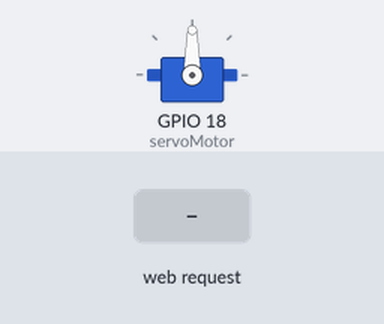
Simulated run of this sketch. Board: ESP32. On the bench: servo. The test bench sets the inputs (shaded band). WiFi joins after 1.5 s; servers stay silent unless stated; what the sketch prints to the serial monitor is not drawn.

Above: at 3.7 s.
3.8 s: HTTP request GET /acao received
At 4.05 s:
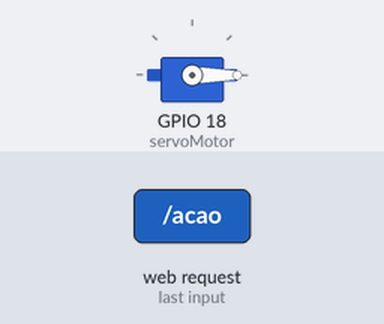
At 5.4 s:
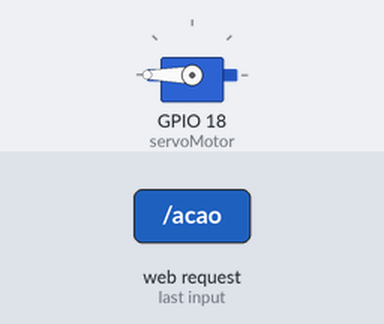
Timing chart, 0 to 6.9 s (numbered marks = the images above; inputs shaded):
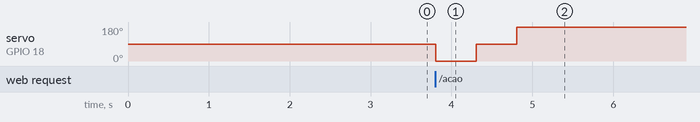

Measured:
- after the input at 3.8 s, servo on GPIO 18 (servoMotor): 90° → 0° at once, → 90° 0.50 s later, → 180° 0.50 s later

The sketch:

sketch.ino
```cpp
#include <stdio.h>
#include "freertos/FreeRTOS.h"
#include "freertos/task.h"
#include <WiFi.h>
#include <WebServer.h>
#include <ESP32Servo.h>

const char* ssid = "Wokwi-GUEST";
const char* password = "";

WebServer server(80);

Servo servoMotor;

void handleAcao() { // acao ao receber a requisicao
  Serial.println("✅ Requisição recebida em /acao!");

  String nome = "";

  if (server.hasArg("nome")) { // caso envie algum parametro com noem para testar
    nome = server.arg("nome");
  }

  Serial.print("📩 Recebido parâmetro nome: ");
  Serial.println(nome);

  // Movimento do servo
  servoMotor.write(0);
  delay(500);
  servoMotor.write(90);
  delay(500);
  servoMotor.write(180);
  delay(500);

  //retorno request
  server.send(200, "text/plain", "Ação recebida com sucesso!");
}

void setup() {
  Serial.begin(9600);
  delay(1000);

  // Conectando no WiFi real
  Serial.println("Conectando ao WiFi...");
  WiFi.begin(ssid, password,6);

  while (WiFi.status() != WL_CONNECTED) {
    delay(500);
    Serial.print(".");
  }

  Serial.println("");
  Serial.println("WiFi conectado!");
  Serial.print("Endereço IP: ");
  Serial.println(WiFi.localIP());

  // Liga o servo no pino 18 (pode mudar)
  servoMotor.attach(18);

  // Rota GET
  server.on("/acao", HTTP_GET, handleAcao);

 // Inicia o servidor
  server.begin();
  Serial.println("Servidor iniciado!");
}

void loop() {
  server.handleClient(); // Trata requisições
}
```
